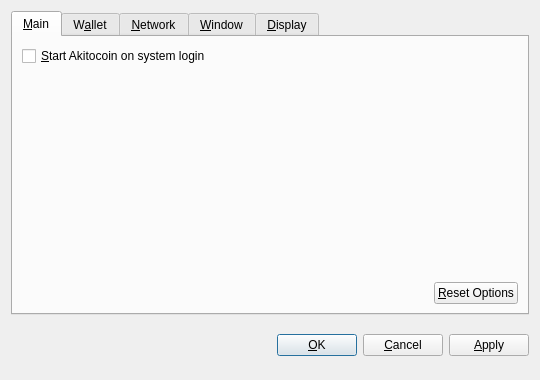
<?xml version="1.0" encoding="UTF-8"?>
<ui version="4.0">
 <class>OptionsDialog</class>
 <widget class="QDialog" name="OptionsDialog">
  <property name="geometry">
   <rect>
    <x>0</x>
    <y>0</y>
    <width>540</width>
    <height>380</height>
   </rect>
  </property>
  <property name="windowTitle">
   <string>Options</string>
  </property>
  <property name="modal">
   <bool>true</bool>
  </property>
  <layout class="QVBoxLayout" name="verticalLayout">
   <item>
    <widget class="QTabWidget" name="tabWidget">
     <property name="tabPosition">
      <enum>QTabWidget::North</enum>
     </property>
     <property name="currentIndex">
      <number>0</number>
     </property>
     <widget class="QWidget" name="tabMain">
      <attribute name="title">
       <string>&amp;Main</string>
      </attribute>
      <layout class="QVBoxLayout" name="verticalLayout_Main">
       <item>
        <widget class="QCheckBox" name="bitcoinAtStartup">
         <property name="toolTip">
          <string>Automatically start Akitocoin after logging in to the system.</string>
         </property>
         <property name="text">
          <string>&amp;Start Akitocoin on system login</string>
         </property>
        </widget>
       </item>
       <item>
        <spacer name="verticalSpacer_Main">
         <property name="orientation">
          <enum>Qt::Vertical</enum>
         </property>
         <property name="sizeHint" stdset="0">
          <size>
           <width>20</width>
           <height>40</height>
          </size>
         </property>
        </spacer>
       </item>
       <item>
        <layout class="QHBoxLayout" name="horizontalLayout_2_Main">
         <item>
          <spacer name="horizontalSpacer_2_Main">
           <property name="orientation">
            <enum>Qt::Horizontal</enum>
           </property>
           <property name="sizeHint" stdset="0">
            <size>
             <width>40</width>
             <height>20</height>
            </size>
           </property>
          </spacer>
         </item>
         <item>
          <widget class="QPushButton" name="resetButton">
           <property name="toolTip">
            <string>Reset all client options to default.</string>
           </property>
           <property name="text">
            <string>&amp;Reset Options</string>
           </property>
           <property name="autoDefault">
            <bool>false</bool>
           </property>
          </widget>
         </item>
        </layout>
       </item>
      </layout>
     </widget>
     <widget class="QWidget" name="tabWallet">
      <attribute name="title">
       <string>W&amp;allet</string>
      </attribute>
      <layout class="QVBoxLayout" name="verticalLayout_Network">
       <item>
        <widget class="QLabel" name="transactionFeeInfoLabel">
         <property name="text">
          <string>Optional transaction fee per kB that helps make sure your transactions are processed quickly. Most transactions are 1 kB.</string>
         </property>
         <property name="textFormat">
          <enum>Qt::PlainText</enum>
         </property>
         <property name="wordWrap">
          <bool>true</bool>
         </property>
        </widget>
       </item>
       <item>
        <layout class="QHBoxLayout" name="horizontalLayout_1_Main">
         <item>
          <widget class="QLabel" name="transactionFeeLabel">
           <property name="text">
            <string>Pay transaction &amp;fee</string>
           </property>
           <property name="textFormat">
            <enum>Qt::PlainText</enum>
           </property>
           <property name="buddy">
            <cstring>transactionFee</cstring>
           </property>
          </widget>
         </item>
         <item>
          <widget class="BitcoinAmountField" name="transactionFee"/>
         </item>
         <item>
          <spacer name="horizontalSpacer_1_Main">
           <property name="orientation">
            <enum>Qt::Horizontal</enum>
           </property>
           <property name="sizeHint" stdset="0">
            <size>
             <width>40</width>
             <height>20</height>
            </size>
           </property>
          </spacer>
         </item>
        </layout>
       </item>
       <item>
        <widget class="QLabel" name="label">
         <property name="text">
          <string>If you disable the spending of unconfirmed change, the change from a transaction cannot be used until that transaction has at least one confirmation. This also affects how your balance is computed.</string>
         </property>
         <property name="wordWrap">
          <bool>true</bool>
         </property>
        </widget>
       </item>
       <item>
        <widget class="QCheckBox" name="spendZeroConfChange">
         <property name="text">
          <string>Spend unconfirmed change  (experts only)</string>
         </property>
        </widget>
       </item>
       <item>
        <spacer name="verticalSpacer">
         <property name="orientation">
          <enum>Qt::Vertical</enum>
         </property>
         <property name="sizeHint" stdset="0">
          <size>
           <width>20</width>
           <height>40</height>
          </size>
         </property>
        </spacer>
       </item>
      </layout>
     </widget>
     <widget class="QWidget" name="tabNetwork">
      <attribute name="title">
       <string>&amp;Network</string>
      </attribute>
      <layout class="QVBoxLayout" name="verticalLayout_Network">
       <item>
        <widget class="QCheckBox" name="mapPortUpnp">
         <property name="toolTip">
          <string>Automatically open the Akitocoin client port on the router. This only works when your router supports UPnP and it is enabled.</string>
         </property>
         <property name="text">
          <string>Map port using &amp;UPnP</string>
         </property>
        </widget>
       </item>
       <item>
        <widget class="QCheckBox" name="connectSocks">
         <property name="toolTip">
          <string>Connect to the Akitocoin network through a SOCKS proxy (e.g. when connecting through Tor).</string>
         </property>
         <property name="text">
          <string>&amp;Connect through SOCKS proxy:</string>
         </property>
        </widget>
       </item>
       <item>
        <layout class="QHBoxLayout" name="horizontalLayout_Network">
         <item>
          <widget class="QLabel" name="proxyIpLabel">
           <property name="text">
            <string>Proxy &amp;IP:</string>
           </property>
           <property name="textFormat">
            <enum>Qt::PlainText</enum>
           </property>
           <property name="buddy">
            <cstring>proxyIp</cstring>
           </property>
          </widget>
         </item>
         <item>
          <widget class="QValidatedLineEdit" name="proxyIp">
           <property name="maximumSize">
            <size>
             <width>140</width>
             <height>16777215</height>
            </size>
           </property>
           <property name="toolTip">
            <string>IP address of the proxy (e.g. 127.0.0.1)</string>
           </property>
          </widget>
         </item>
         <item>
          <widget class="QLabel" name="proxyPortLabel">
           <property name="text">
            <string>&amp;Port:</string>
           </property>
           <property name="textFormat">
            <enum>Qt::PlainText</enum>
           </property>
           <property name="buddy">
            <cstring>proxyPort</cstring>
           </property>
          </widget>
         </item>
         <item>
          <widget class="QLineEdit" name="proxyPort">
           <property name="maximumSize">
            <size>
             <width>55</width>
             <height>16777215</height>
            </size>
           </property>
           <property name="toolTip">
            <string>Port of the proxy (e.g. 9050)</string>
           </property>
          </widget>
         </item>
         <item>
          <widget class="QLabel" name="socksVersionLabel">
           <property name="text">
            <string>SOCKS &amp;Version:</string>
           </property>
           <property name="textFormat">
            <enum>Qt::PlainText</enum>
           </property>
           <property name="buddy">
            <cstring>socksVersion</cstring>
           </property>
          </widget>
         </item>
         <item>
          <widget class="QValueComboBox" name="socksVersion">
           <property name="toolTip">
            <string>SOCKS version of the proxy (e.g. 5)</string>
           </property>
          </widget>
         </item>
         <item>
          <spacer name="horizontalSpacer_Network">
           <property name="orientation">
            <enum>Qt::Horizontal</enum>
           </property>
           <property name="sizeHint" stdset="0">
            <size>
             <width>40</width>
             <height>20</height>
            </size>
           </property>
          </spacer>
         </item>
        </layout>
       </item>
       <item>
        <spacer name="verticalSpacer_Network">
         <property name="orientation">
          <enum>Qt::Vertical</enum>
         </property>
         <property name="sizeHint" stdset="0">
          <size>
           <width>20</width>
           <height>40</height>
          </size>
         </property>
        </spacer>
       </item>
      </layout>
     </widget>
     <widget class="QWidget" name="tabWindow">
      <attribute name="title">
       <string>&amp;Window</string>
      </attribute>
      <layout class="QVBoxLayout" name="verticalLayout_Window">
       <item>
        <widget class="QCheckBox" name="minimizeToTray">
         <property name="toolTip">
          <string>Show only a tray icon after minimizing the window.</string>
         </property>
         <property name="text">
          <string>&amp;Minimize to the tray instead of the taskbar</string>
         </property>
        </widget>
       </item>
       <item>
        <widget class="QCheckBox" name="minimizeOnClose">
         <property name="toolTip">
          <string>Minimize instead of exit the application when the window is closed. When this option is enabled, the application will be closed only after selecting Quit in the menu.</string>
         </property>
         <property name="text">
          <string>M&amp;inimize on close</string>
         </property>
        </widget>
       </item>
       <item>
        <spacer name="verticalSpacer_Window">
         <property name="orientation">
          <enum>Qt::Vertical</enum>
         </property>
         <property name="sizeHint" stdset="0">
          <size>
           <width>20</width>
           <height>40</height>
          </size>
         </property>
        </spacer>
       </item>
      </layout>
     </widget>
     <widget class="QWidget" name="tabDisplay">
      <attribute name="title">
       <string>&amp;Display</string>
      </attribute>
      <layout class="QVBoxLayout" name="verticalLayout_Display">
       <item>
        <layout class="QHBoxLayout" name="horizontalLayout_1_Display">
         <item>
          <widget class="QLabel" name="langLabel">
           <property name="text">
            <string>User Interface &amp;language:</string>
           </property>
           <property name="textFormat">
            <enum>Qt::PlainText</enum>
           </property>
           <property name="buddy">
            <cstring>lang</cstring>
           </property>
          </widget>
         </item>
         <item>
          <widget class="QValueComboBox" name="lang">
           <property name="toolTip">
            <string>The user interface language can be set here. This setting will take effect after restarting Akitocoin.</string>
           </property>
          </widget>
         </item>
        </layout>
       </item>
       <item>
        <layout class="QHBoxLayout" name="horizontalLayout_2_Display">
         <item>
          <widget class="QLabel" name="unitLabel">
           <property name="text">
            <string>&amp;Unit to show amounts in:</string>
           </property>
           <property name="textFormat">
            <enum>Qt::PlainText</enum>
           </property>
           <property name="buddy">
            <cstring>unit</cstring>
           </property>
          </widget>
         </item>
         <item>
          <widget class="QValueComboBox" name="unit">
           <property name="toolTip">
            <string>Choose the default subdivision unit to show in the interface and when sending coins.</string>
           </property>
          </widget>
         </item>
        </layout>
       </item>
       <item>
        <widget class="QCheckBox" name="displayAddresses">
         <property name="toolTip">
          <string>Whether to show Akitocoin addresses in the transaction list or not.</string>
         </property>
         <property name="text">
          <string>&amp;Display addresses in transaction list</string>
         </property>
        </widget>
       </item>
       <item>
        <widget class="QCheckBox" name="coinControlFeatures">
         <property name="toolTip">
          <string>Whether to show coin control features or not.</string>
         </property>
         <property name="text">
          <string>Display coin &amp;control features (experts only!)</string>
         </property>
        </widget>
       </item>
       <item>
        <spacer name="verticalSpacer_Display">
         <property name="orientation">
          <enum>Qt::Vertical</enum>
         </property>
         <property name="sizeHint" stdset="0">
          <size>
           <width>20</width>
           <height>40</height>
          </size>
         </property>
        </spacer>
       </item>
      </layout>
     </widget>
    </widget>
   </item>
   <item>
    <layout class="QHBoxLayout" name="horizontalLayout_Buttons">
     <item>
      <spacer name="horizontalSpacer_1">
       <property name="orientation">
        <enum>Qt::Horizontal</enum>
       </property>
       <property name="sizeHint" stdset="0">
        <size>
         <width>40</width>
         <height>48</height>
        </size>
       </property>
      </spacer>
     </item>
     <item>
      <widget class="QLabel" name="statusLabel">
       <property name="font">
        <font>
         <weight>75</weight>
         <bold>true</bold>
        </font>
       </property>
       <property name="text">
        <string/>
       </property>
       <property name="textFormat">
        <enum>Qt::PlainText</enum>
       </property>
       <property name="wordWrap">
        <bool>true</bool>
       </property>
      </widget>
     </item>
     <item>
      <spacer name="horizontalSpacer_2">
       <property name="orientation">
        <enum>Qt::Horizontal</enum>
       </property>
       <property name="sizeHint" stdset="0">
        <size>
         <width>40</width>
         <height>48</height>
        </size>
       </property>
      </spacer>
     </item>
     <item>
      <widget class="QPushButton" name="okButton">
       <property name="text">
        <string>&amp;OK</string>
       </property>
      </widget>
     </item>
     <item>
      <widget class="QPushButton" name="cancelButton">
       <property name="text">
        <string>&amp;Cancel</string>
       </property>
       <property name="autoDefault">
        <bool>false</bool>
       </property>
      </widget>
     </item>
     <item>
      <widget class="QPushButton" name="applyButton">
       <property name="text">
        <string>&amp;Apply</string>
       </property>
       <property name="autoDefault">
        <bool>false</bool>
       </property>
      </widget>
     </item>
    </layout>
   </item>
  </layout>
 </widget>
 <customwidgets>
  <customwidget>
   <class>BitcoinAmountField</class>
   <extends>QSpinBox</extends>
   <header>bitcoinamountfield.h</header>
  </customwidget>
  <customwidget>
   <class>QValueComboBox</class>
   <extends>QComboBox</extends>
   <header>qvaluecombobox.h</header>
  </customwidget>
  <customwidget>
   <class>QValidatedLineEdit</class>
   <extends>QLineEdit</extends>
   <header>qvalidatedlineedit.h</header>
  </customwidget>
 </customwidgets>
 <resources/>
 <connections/>
</ui>
